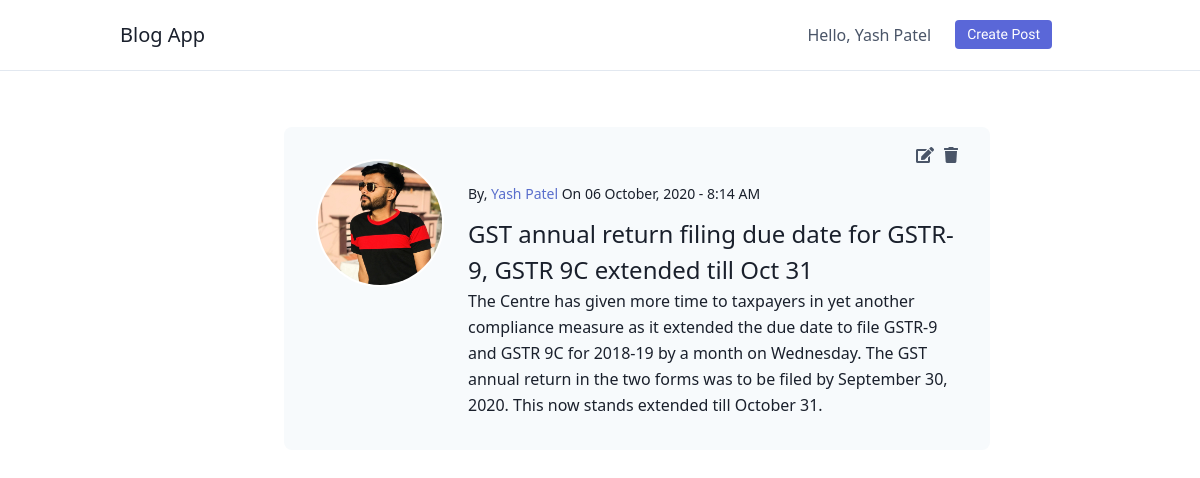
The app's page /detailPost/12/ (signed in) with its own data.
### Blog/models.py (models this page shows)
class Post(models.Model):
    date = models.DateTimeField(default=timezone.now)
    title = models.CharField(max_length=122)
    desc = models.TextField()
    user = models.ForeignKey(User, on_delete=models.CASCADE)

### users/models.py (models this page shows)
class Profile(models.Model):
    user = models.OneToOneField(User, on_delete=models.CASCADE)
    image = models.ImageField(default='default.jpg', upload_to='profile_pics/')
    bio = models.TextField(default="", null=True, blank=True)
    """
    #Function of reduce image size in file.

    def save(self):
        super().save()

        img =  Image.open(self.image.path)

        if img.height > 300 or img.width > 300:

            output_size = (300, 300)
            img.thumbnail(output_size)
            img.save(self.image.path)
    """

### Blog/views.py (the view)
# urls.py: path('detailPost/<str:pk>/', views.detailPost, name='DetailPost'),
@login_required
def detailPost(request, pk):
    post = Post.objects.get(id=pk)
    context = {'post': post}
    return render(request, 'blog/detailPost.html', context)

### templates/blog/detailPost.html
{% extends 'blog/base.html' %} {% block title %}Home{% endblock title %} {% block body %}
<section class="text-gray-700 body-font">
    <div class="container px-5 py-10 mx-auto">
        <div class="flex flex-wrap">
            <div class="p-4 md:w-3/4 ml-40">
                <div class="flex rounded-lg h-full bg-gray-100 p-8 flex-col">
                    {% if request.user.id == post.user.id %}
                    <div class="edit-icon flex justify-end -mt-4 mr-4 ">
                        <a href="{% url 'EditPost' post.id %}"><i class="fas fa-edit mr-2"></i></a>
                    </div>
                    <div class="dlt-icon flex justify-end -mt-6">
                        <a href="{% url 'DeletePost' post.id %}"><i class="fas fa-trash"></i></a>
                    </div>
                    {% endif %}
                    <div class="flex justify-start mt-1 mb-6 image-container">
                        <img src="{{post.user.profile.image.url}}" class="rounded-full border-solid border-white border-2 -mt-3 h-32 w-32 home-image">
                    </div>
                    <div class="container-box -mt-32 -ml-10">
                        <div class="flex items-center mb-3 ml-48">
                        <h2 class="text-gray-900 text-sm font font-medium">By,
                            <font style="color: #596ecc;">{{post.user.first_name}} {{post.user.last_name}}</font>
                            On {{post.date|date:"d F, Y - g:i A"}}
                        </h2>
                    </div>
                    <h4 class="text-gray-900 text-2xl ml-48 font font-medium">{{post.title}}</h4>
                    <div class="flex-grow">
                        <p class="leading-relaxed ml-48 text-gray-900">{{post.desc}}</p>
                    </div>
                    </div>
                </div>
            </div>
        </div>
    </div>
</section>
{% endblock body %}

### templates/blog/base.html (shortened to what this page needs)
{% load static %}
<!DOCTYPE html>
<html lang="en">
<head>
    <link href="https://unpkg.com/tailwindcss@^1.0/dist/tailwind.min.css" rel="stylesheet">
    <link rel="stylesheet" href="https://pro.fontawesome.com/releases/v5.10.0/css/all.css"/>
    <link rel="stylesheet" type="text/css" href="{% static 'blog/css/main.css'%}">
</head>
<body>
    <header class="text-gray-700 body-font">
        <div class="container mx-auto flex flex-wrap p-5 flex-col md:flex-row items-center">
            <a href="{% url 'HomePage' %}" class="flex title-font font-medium items-center text-gray-900 mb-4 md:mb-0">
            <span class="ml-3 text-xl">Blog App</span>
            </a>
            <div class="dropdown">
                <span>Hello, {{user.first_name}} {{user.last_name}}</span>
            </div>
            <a href="{% url 'CreatePost' %}" class="nav-list -mt-1">
                <button class="inline-flex items-center bg-indigo-600 border-0 py-1 px-3 text-sm focus:outline-none hover:bg-indigo-500 rounded text-white mt-4 ml-6 mr-10 md:mt-0">Create Post
                </button>
            </a>
        </div>
    </header>
    <hr>
    {% block body %} {% endblock body %}
</body>
</html>

### static/blog/css/main.css (style rules this page uses)
.nav-list { color: black; font-size: 20px; font-family: 'Alata', sans-serif; }

### templates/blog/base.html (style rules this page uses)
.dropdown { position: relative; display: inline-block; }
.edit-icon { position: relative; }

### records on screen
Post: user.profile.image (picture), user.first_name "Yash", user.last_name "Patel", date "06 October, 2020 - 8:14 AM", title "GST annual return filing due date for GSTR-9, GSTR 9C extended till Oct 31", desc "The Centre has given more time to taxpayers in yet another compliance measure as it extended the due date to file GSTR-9 and GSTR 9C for 2018-19 by a month on Wednesday. The GST annual return in the two forms was to be filed by September 30, 2020. This now stands extended till October 31."

### other values on screen
{{ user.first_name }} "Yash"
{{ user.last_name }} "Patel"
